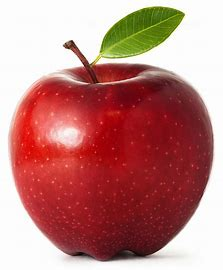
#> input picture openCV_class(cv2)/img/apple.jpg, 223 x 270 px
$ python 'b_distanceTransform(file).py'
#> lines starting #> are read from the running program, lines starting #| are printed output that depends on the picture; after the words box and inside, x2 and y2 are one past the last pixel; in counts of white or black regions, pixels touching at a corner belong together
import cv2
import numpy as np
import matplotlib.pyplot as plt

img = cv2.imread('../img/apple.jpg', 0)
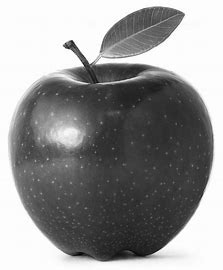
#> img: shape (270, 223); min 0, max 255, mean 148

_, binary_img = cv2.threshold(img, 127, 255, cv2.THRESH_BINARY)
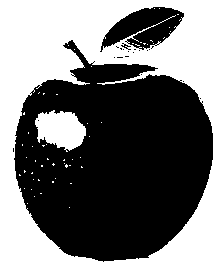
#> binary_img: shape (270, 223); 46.8% white; 57 white regions (55 under 20 px), largest, box (x1, y1, x2, y2) and area: (0, 0, 223, 270) 26575, (35, 110, 86, 152) 1473

dist_transform = cv2.distanceTransform(binary_img, cv2.DIST_L2, 5)
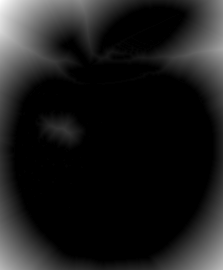
#> dist_transform: shape (270, 223) float32; min 0, max 77.34, mean 8.4; drawn with min black and max white

cv2.imwrite('res/binary_apple.jpg', binary_img)
cv2.imwrite('res/dist_transform_apple.jpg', dist_transform)
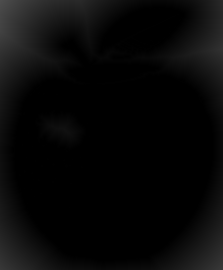
#> saved as dist_transform_apple.jpg: shape (270, 223); min 0, max 77, mean 8.4

np.savetxt("res/binary_apple.csv", binary_img, delimiter=",")
np.savetxt("res/dist_transform_apple.csv", dist_transform, delimiter=",")

plt.figure(figsize=(12, 6))

plt.subplot(1, 2, 1)
plt.title('Binary Image')
plt.imshow(binary_img, cmap='gray')
plt.axis('off')

plt.subplot(1, 2, 2)
plt.title('Distance Transform')
plt.imshow(dist_transform, cmap='gray')
plt.axis('off')

plt.tight_layout()
plt.show()

$ run again, with openCV_class(cv2)/img/b.jpg copied over openCV_class(cv2)/img/apple.jpg
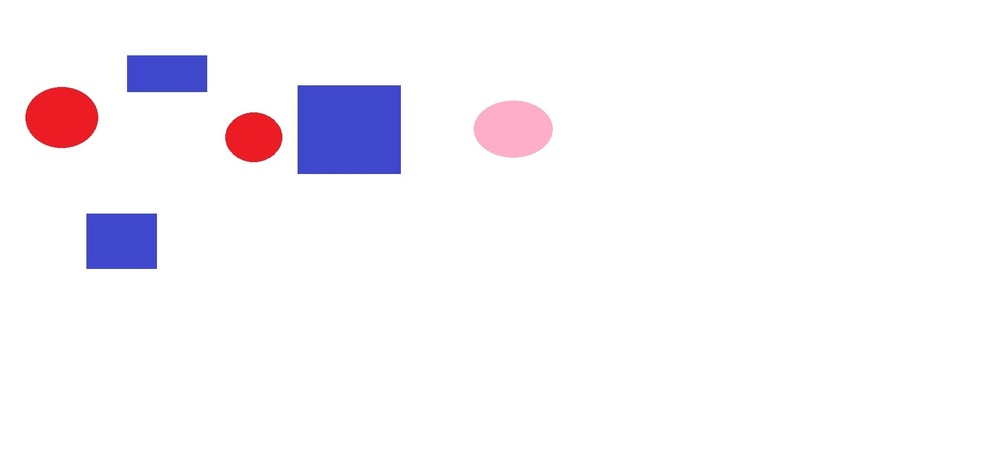
#> input picture openCV_class(cv2)/img/b.jpg, 1000 x 452 px, shrunk from 1771 x 800 before the run
#> `_, binary_img = cv2.threshold(img, 127, 255, cv2.THRESH_BINARY)`:
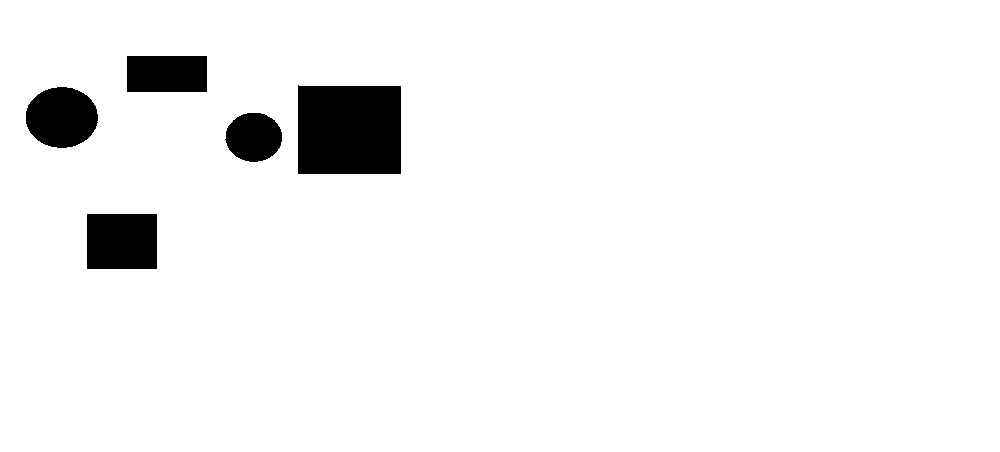
#> binary_img: shape (452, 1000); 95.3% white; 5 black regions, box (x1, y1, x2, y2) and area: (298, 85, 401, 174) 9065, (87, 214, 157, 269) 3850, (26, 87, 98, 148) 3443, (127, 56, 207, 92) 2880, (225, 113, 282, 162) 2173
#> `cv2.imwrite('res/dist_transform_apple.jpg', dist_transform)`:
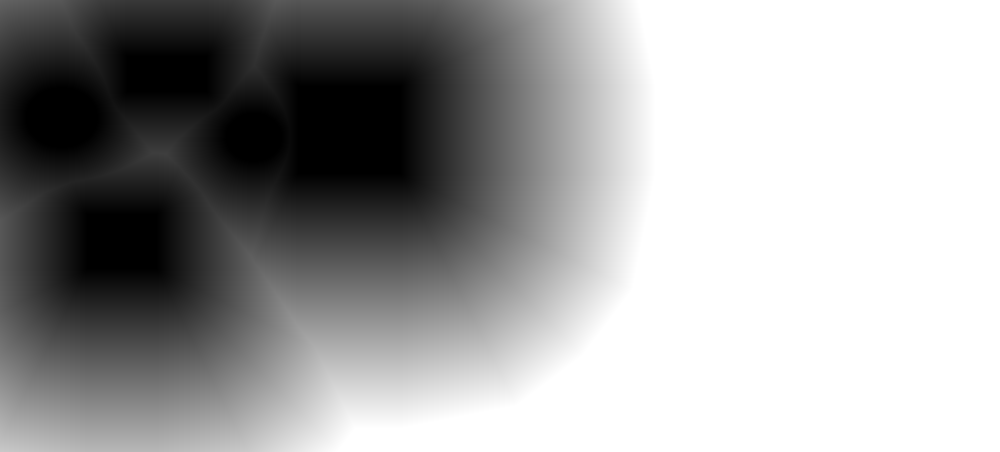
#> saved as dist_transform_apple.jpg: shape (452, 1000); min 0, max 255, mean 159.7
